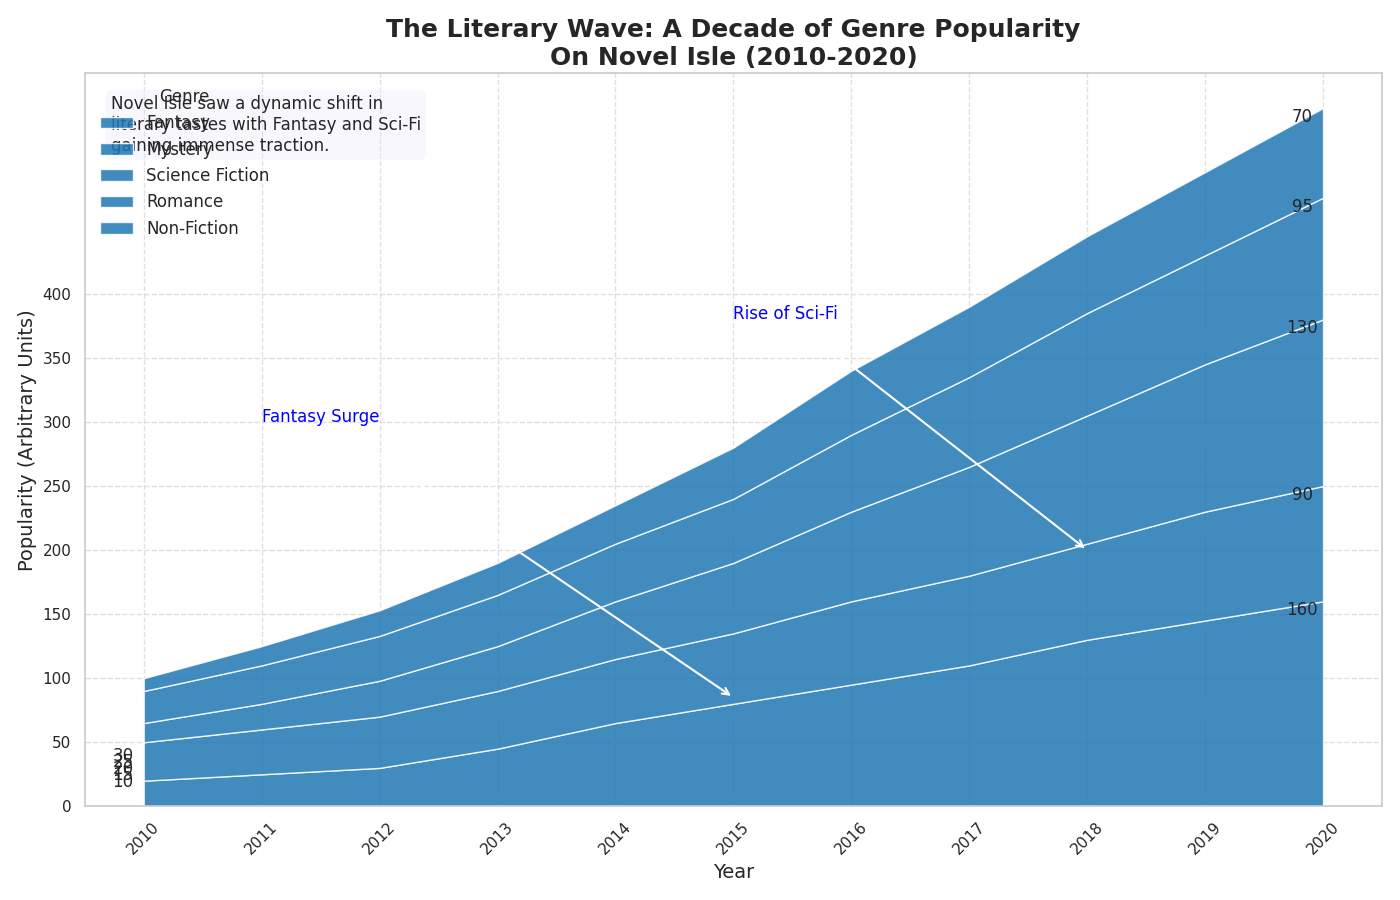

Write Python code to recreate this figure.
import numpy as np
import matplotlib.pyplot as plt

years = np.arange(2010, 2021)

fantasy = np.array([20, 25, 30, 45, 65, 80, 95, 110, 130, 145, 160])
mystery = np.array([30, 35, 40, 45, 50, 55, 65, 70, 75, 85, 90])
science_fiction = np.array([15, 20, 28, 35, 45, 55, 70, 85, 100, 115, 130])
romance = np.array([25, 30, 35, 40, 45, 50, 60, 70, 80, 85, 95])
non_fiction = np.array([10, 15, 20, 25, 30, 40, 50, 55, 60, 65, 70])

genre_data = np.vstack([fantasy, mystery, science_fiction, romance, non_fiction])

fig, ax = plt.subplots(figsize=(14, 9))

single_color = '#1f77b4'  # consistent color for all data groups
labels = ['Fantasy', 'Mystery', 'Science Fiction', 'Romance', 'Non-Fiction']

ax.stackplot(years, genre_data, labels=labels, colors=[single_color]*len(labels), alpha=0.85)

ax.set_title("The Literary Wave: A Decade of Genre Popularity\nOn Novel Isle (2010-2020)", fontsize=18, fontweight='bold')
ax.set_xlabel('Year', fontsize=14)
ax.set_ylabel('Popularity (Arbitrary Units)', fontsize=14)

ax.legend(loc='upper left', fontsize=12, title='Genre', frameon=False)

ax.grid(linestyle='--', alpha=0.6)

# Since we removed distinct colors, arrow annotation color is also unified.
ax.annotate('Fantasy Surge', xy=(2015, 85), xytext=(2011, 300),
            arrowprops=dict(facecolor='blue', arrowstyle='->', lw=1.5),
            fontsize=12, color='blue')

ax.annotate('Rise of Sci-Fi', xy=(2018, 200), xytext=(2015, 380),
            arrowprops=dict(facecolor='blue', arrowstyle='->', lw=1.5),
            fontsize=12, color='blue')

props = dict(boxstyle='round', facecolor='lavender', alpha=0.3)
textstr = ('Novel Isle saw a dynamic shift in\n'
           'literary tastes with Fantasy and Sci-Fi\n'
           'gaining immense traction.')
ax.text(0.02, 0.97, textstr, transform=ax.transAxes, fontsize=12,
        verticalalignment='top', bbox=props)

plt.xticks(years, rotation=45)
plt.yticks(np.arange(0, 401, 50))

for idx, genre in enumerate(labels):
    ax.annotate(f'{genre_data[idx, 0]}', (2010, genre_data[idx, 0]), textcoords="offset points", xytext=(-15,5), ha='center')
    ax.annotate(f'{genre_data[idx, -1]}', (2020, genre_data[idx, -1] + np.sum(genre_data[:idx, -1])), textcoords="offset points", xytext=(-15,-10), ha='center')

plt.tight_layout()

plt.show()
